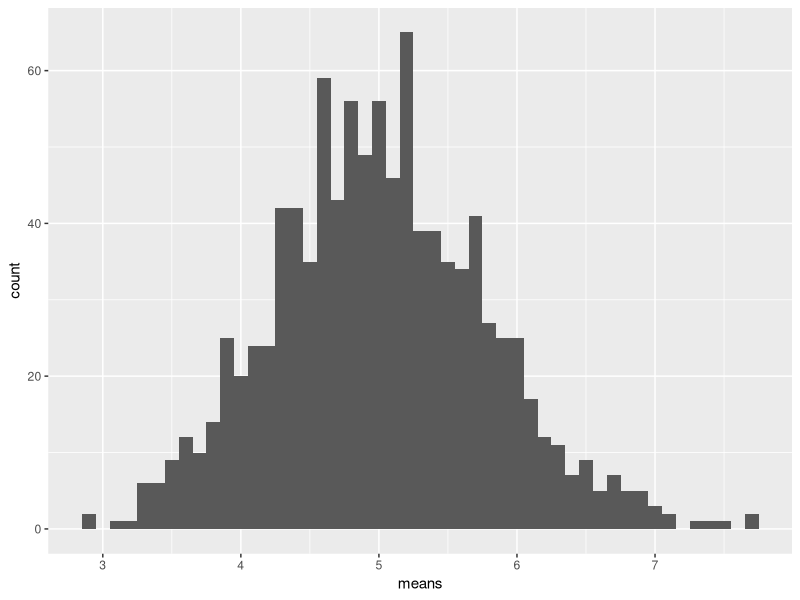
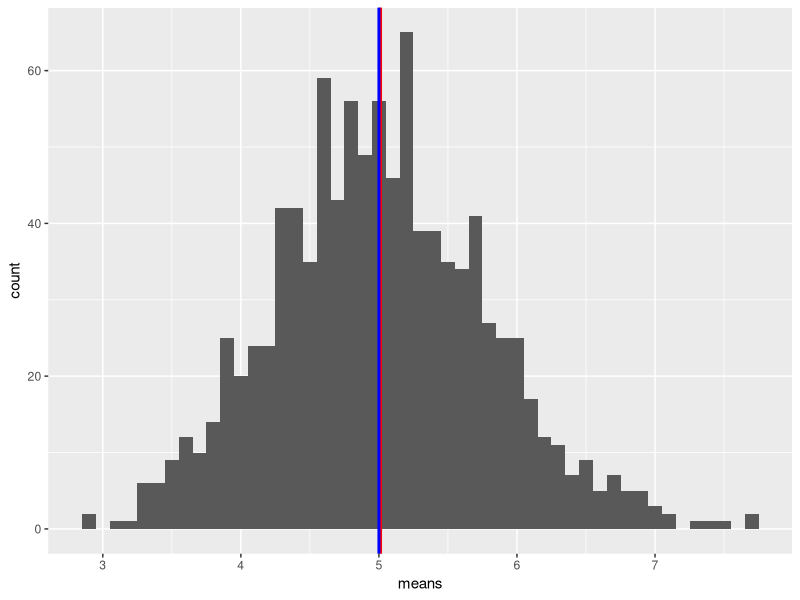
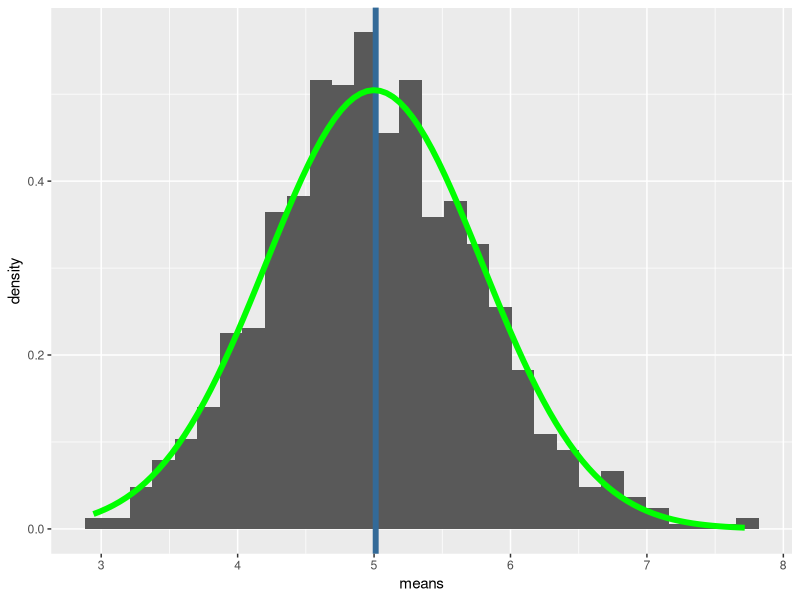
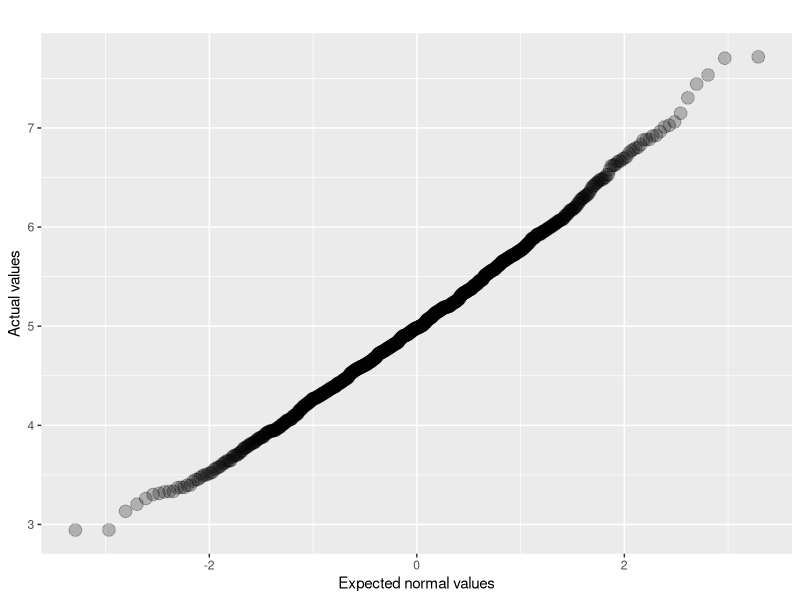

Write the R code that produced these figures, in order.
## ---- chunk 1
library(ggplot2)

set.seed(123)

nosim <- 1000
n <- 40
lambda <- 0.2

sims <- data.frame(replicate(nosim, rexp(n, lambda)))

means <- sapply(sims, mean)
means <- data.frame(means)

dist <- ggplot(data = means, aes(x = means)) + theme(legend.position = "none") +
  geom_histogram(binwidth=0.1)
  
dist
## ---- chunk 2
(theor.mean <- 1 / lambda)
## ---- chunk 3
(sample.mean <- mean(means$means))
## ---- chunk 4
dist + 
  geom_vline(aes(xintercept = sample.mean), colour="red", size = 1) +
  geom_vline(aes(xintercept = theor.mean), colour="blue", size = 1)
## ---- chunk 5
(theor.variance <- ((1 / lambda) / sqrt(n)) ^ 2 )
(theor.sd <- sqrt(theor.variance))
## ---- chunk 6
(sample.variance <- var(means$means))
(sample.sd <- sd(means$means))
## ---- chunk 7
ggplot(data = means, aes(x = means)) + 
  geom_histogram(aes(y=..density..)) +
  geom_vline(aes(xintercept = sample.mean, color = sample.mean), size = 2) +
  stat_function(fun = dnorm, args = list(mean = theor.mean, sd = theor.sd), size=2, color = "green") + theme(legend.position = "none")
## ---- chunk 8
ggplot(data = means, aes(sample = means)) + 
  stat_qq(size=4, alpha=0.25) + 
  labs(title = "", 
       x = "Expected normal values", 
       y = "Actual values")
